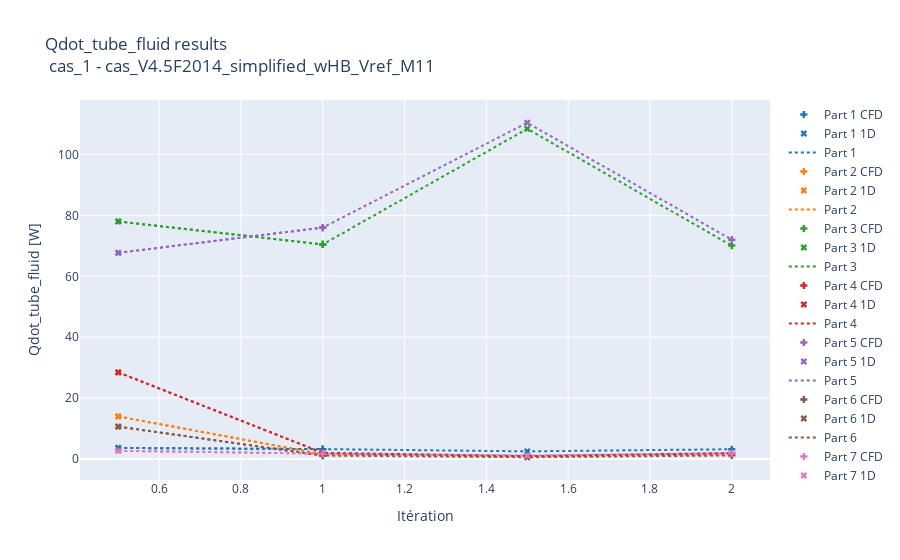
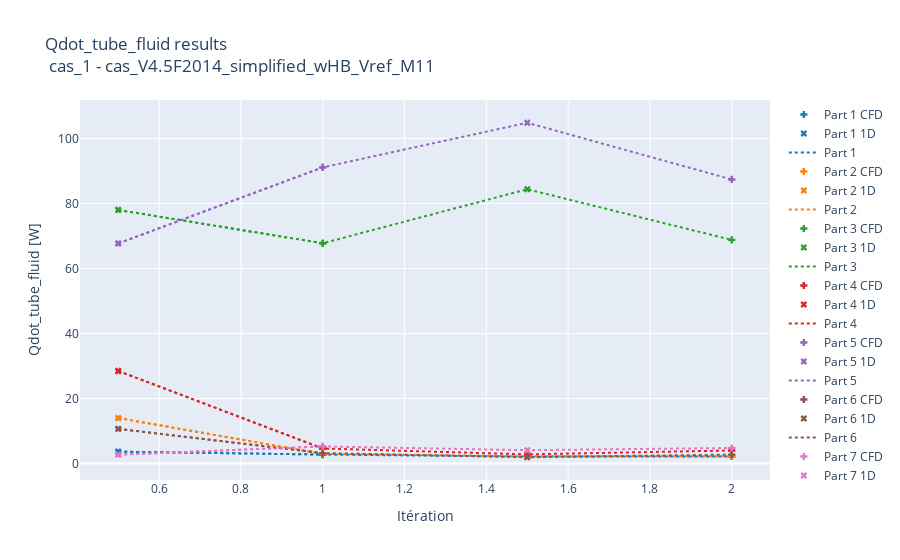
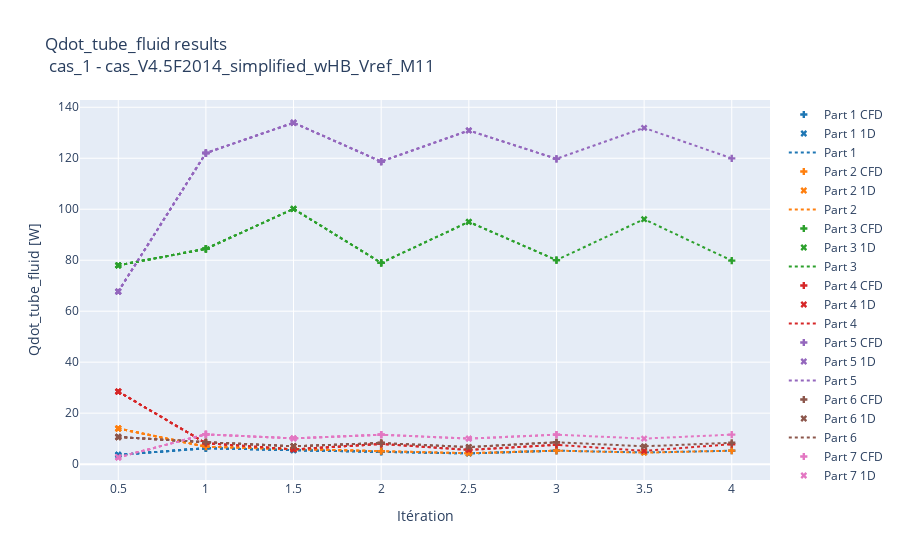

The code cell stored with these charts, in order, in its notebook:
### Code cell
## Plotting the quality of the simulation

plot_hyp['method'] = 'case'
plot_hyp['nb_mesh'] = 1
plot_hyp['folder_name'] = 'cas_'
plot_hyp['new_save'] = False

folders_names = ['cas_V4.5NI_simplified_Vref_M1',
                 'cas_V4.5NI_simplified_wHB_Vref_M1',
                 'cas_V4.5F2014_simplified_wHB_Vref_M1',
                 'cas_V4.5F2020_simplified_wHB_Vref_M1',
                 'cas_V4.5F5020_simplified_wHB_Vref_M1',
                 'cas_V4.5F5030_simplified_wHB_Vref_M1',
                 'cas_V4.5F5040_simplified_wHB_Vref_M1']

names = ['NI_r60',
         'NI_wHB_r60',
         'F2014_wHB_r60',
         'F2020_wHB_r60',
         'F5020_wHB_r60',
         'F5030_wHB_r60',
         'F5040_wHB_r60']

nb_it = [[[3,2,2],
          [2,2,2],
          [3,2,2],
          [2,2,2],
          [3,2,2],
          [2,2,2],
          [2,2,2]],

        [[2,3,2],
         [3,4,3],
         [2,2,2],
         [4,2,2],
         [2,2,2],
         [2,2,2],
         [2,2,2]],

        [[4,4,4],
         [5,3,3],
         [4,4,3],
         [4,3,3],
         [3,3,3],
         [2,2,2],
         [2,2,2]]]



T_amb = 273.15

for i in range(1,4) :
    plot_hyp['folder_path'] = r'D:\ANSYS Fluent Projects\pvt_slice_outdoor\Fluent_GMI\tests\Simu_geom'+str(i)

    epsilon_mesh_case_list = []
    NUT_mesh_case_list = []
    Qdot_tube_fluid_mesh_case_list = []

    case = 1
    if True :
    # for case in range(3) :
        epsilon_case_list = []
        NUT_case_list = []
        Qdot_tube_fluid_case_list = []

        # for geom in range(len(folders_names)) :
        geom = 2
        if True :

            plot_hyp['folder_mesh'] = folders_names[geom]
            plot_hyp['nb_it'] = nb_it[i-1][geom][case]
            no_it = plot_hyp['nb_it']-1
            plot_hyp['no_case'] = case

            ht_tot_mesh_case_list, ht_rad_mesh_case_list, ht_conv_mesh_case_list, CFD_mesh_case_list, df_one_mesh_case_list, slices_df_mesh_case_list, PyFluent_mesh_case_list = pb.get_data(plot_hyp, panelSpecs, hyp, stepConditions)
            epsilon, NUT = pb.compute_quality(plot_hyp, panelSpecs, hyp, stepConditions)
            epsilon_case_list.append(epsilon)
            NUT_case_list.append(NUT)

            Qdot_tube_fluid = df_one_mesh_case_list[no_it]['Qdot_tube_fluid'].sum()
            Qdot_tube_fluid_case_list.append(Qdot_tube_fluid)

            T_in = df_one_mesh_case_list[no_it]['T_fluid_in'].iloc[0]
            T_out = df_one_mesh_case_list[no_it]['T_fluid_out'].iloc[-1]
            T_mean = (T_in + T_out)/2 

            fig = pb.plot_big_it('Qdot_tube_fluid', plot_hyp, panelSpecs, hyp, stepConditions)
            fig.show()

        epsilon_mesh_case_list.append(epsilon_case_list)
        NUT_mesh_case_list.append(NUT_case_list)
        Qdot_tube_fluid_mesh_case_list.append(Qdot_tube_fluid_case_list)

    # epsilon_df = pd.DataFrame(epsilon_mesh_case_list, columns= names)
    # NUT_df = pd.DataFrame(NUT_mesh_case_list, columns= names)
    # Qdot_df = pd.DataFrame(Qdot_tube_fluid_mesh_case_list, columns= names)

    # print('Simu_geom'+str(i))
    # pr.disp_html(epsilon_df)
    # pr.disp_html(NUT_df)
    # pr.disp_html(Qdot_df)
